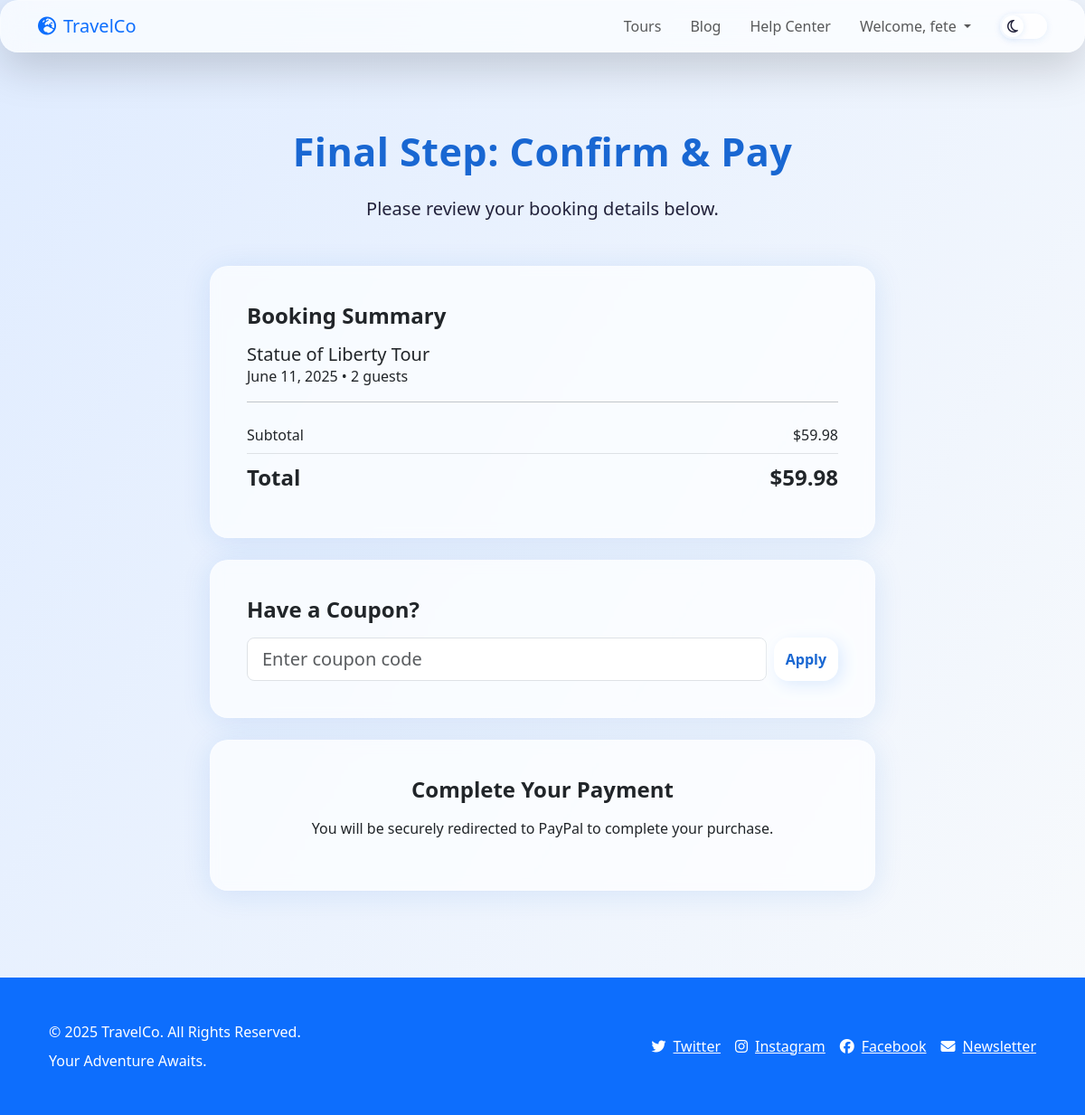
The page /booking/process/6/ (signed in) on the database its author committed.
### bookings/models.py (models this page shows, shortened)
class Booking(models.Model):
    STATUS_CHOICES = (
        ('PENDING', 'Pending'),
        ('CONFIRMED', 'Confirmed'),
        ('CANCELLED', 'Cancelled'),
    )
    user = models.ForeignKey(settings.AUTH_USER_MODEL, on_delete=models.CASCADE, related_name='bookings')
    tour = models.ForeignKey(Tour, on_delete=models.CASCADE, related_name='bookings')
    booking_date = models.DateField()
    number_of_guests = models.PositiveIntegerField(default=1)
    total_price = models.DecimalField(max_digits=10, decimal_places=2)
    status = models.CharField(max_length=10, choices=STATUS_CHOICES, default='PENDING')
    created_at = models.DateTimeField(auto_now_add=True)

### tours/models.py (models this page shows, shortened)
class Tour(models.Model):
    name = models.CharField(max_length=200)
    slug = models.SlugField(unique=True, blank=True)
    city = models.ForeignKey(City, on_delete=models.CASCADE, related_name='tours')
    description = models.TextField()
    price = models.DecimalField(max_digits=10, decimal_places=2)
    duration_days = models.IntegerField()
    max_guests = models.PositiveIntegerField(default=15)

### bookings/views.py (the view, shortened to what this page needs)
# urls.py: path('process/<int:booking_id>/', views.process_payment, name='process_payment'),
def process_payment(request, booking_id):
    booking = get_object_or_404(Booking, id=booking_id)
    coupon_apply_form = CouponApplyForm(request.POST or None)
    discount = 0
    final_price = booking.total_price
    if discount > 0:
        final_price = final_price - (final_price * (discount / 100))
    wallet_deduction = 0
    try:
        wallet = request.user.wallet
        if wallet.balance > 0:
            if wallet.balance >= final_price:
                wallet_deduction = final_price
            else:
                wallet_deduction = wallet.balance
            final_price -= wallet_deduction
    except Wallet.DoesNotExist:
        wallet = None  # Shouldn't happen if wallet is auto-created via signal
    if final_price <= 0:
        form = None  # No PayPal payment needed
    context = {
        'booking': booking,
        'form': form,
        'coupon_apply_form': coupon_apply_form,
        'discount': discount,
        'wallet_deduction': wallet_deduction,
        'final_price': final_price + wallet_deduction,  # Original total before wallet
        'price_to_pay': final_price,  # What the user still owes
        'wallet_covers_all': final_price <= 0,
    }
    return render(request, 'bookings/process_payment.html', context)

### promotions/forms.py
class CouponApplyForm(forms.Form):
    code = forms.CharField(label="Coupon Code")

### templates/bookings/process_payment.html (shortened to what this page needs)
{% extends 'base.html' %}
{% load promotion_tags %}
{% block content %}
<section class="py-5">
    <div class="container">
        <div class="row justify-content-center">
            <div class="col-lg-8">
                <div class="text-center mb-5">
                    <h1 class="section-title" data-aos="fade-up">Final Step: Confirm & Pay</h1>
                    <p class="fs-5 text-text-light" data-aos="fade-up" data-aos-delay="100">Please review your booking details below.</p>
                </div>
                <div class="card glass tour-card p-4 mb-4" data-aos="fade-up" data-aos-delay="200">
                    <div class="card-body">
                        <h3 class="card-title fs-4 fw-bold mb-3">Booking Summary</h3>
                        <div class="d-flex align-items-center mb-3">
                            <div>
                                <h4 class="mb-0 fs-5">{{ booking.tour.name }}</h4>
                                <p class="text-text-light mb-0">{{ booking.booking_date|date:"F d, Y" }} • {{ booking.number_of_guests }} guest{{ booking.number_of_guests|pluralize }}</p>
                            </div>
                        </div>
                        <hr>
                        <ul class="list-group list-group-flush">
                            <li class="list-group-item d-flex justify-content-between align-items-center bg-transparent px-0">
                                Subtotal
                                <span>${{ booking.total_price|floatformat:2 }}</span>
                            </li>
                            <li class="list-group-item d-flex justify-content-between align-items-center bg-transparent px-0 fw-bold fs-4">
                                Total
                                <span>${{ final_price|floatformat:2 }}</span>
                            </li>
                        </ul>
                    </div>
                </div>
                <div class="card glass tour-card p-4 mb-4" data-aos="fade-up" data-aos-delay="300">
                    <div class="card-body">
                        <h3 class="card-title fs-4 fw-bold mb-3">Have a Coupon?</h3>
                        <form action="{% url 'process_payment' booking.id %}" method="post" class="d-flex gap-2">
                            <input type="text" name="{{ coupon_apply_form.code.name }}" id="{{ coupon_apply_form.code.id_for_label }}" class="form-control form-control-lg" placeholder="Enter coupon code">
                            <button type="submit" class="btn btn-custom fw-bold">Apply</button>
                        </form>
                    </div>
                </div>
                <div class="card glass tour-card p-4" data-aos="fade-up" data-aos-delay="400">
                    <div class="card-body text-center">
                        <h3 class="card-title fs-4 fw-bold mb-3">Complete Your Payment</h3>
                        <p class="text-text-light">You will be securely redirected to PayPal to complete your purchase.</p>
                    </div>
                </div>
            </div>
        </div>
    </div>
</section>
{% endblock %}

### templates/base.html (shortened to what this page needs)
{% load static %}
<!doctype html>
<html lang="en" data-theme="light">
<head>
    <link href="https://cdn.jsdelivr.net/npm/bootstrap@5.3.3/dist/css/bootstrap.min.css" rel="stylesheet">
    <link rel="stylesheet" href="https://cdnjs.cloudflare.com/ajax/libs/font-awesome/6.4.2/css/all.min.css"/>
    <link href="https://cdn.jsdelivr.net/npm/aos@2.3.4/dist/aos.css" rel="stylesheet">
</head>
<body class="relative" style="background: var(--bg-gradient);">
    <div class="bg-bubbles z-0">
    </div>
    <header class="relative z-10">
        <nav class="navbar navbar-expand-md fixed-top glass shadow-lg" id="mainNavbar">
            <div class="container">
                <a class="navbar-brand font-bold text-2xl text-primary" href="{% url 'home' %}">
                    <i class="fa-solid fa-earth-europe me-2 text-accent"></i>TravelCo
                </a>
                <div class="collapse navbar-collapse" id="navbarNav">
                    <ul class="navbar-nav ms-auto align-items-center">
                        <li class="nav-item">
                            <a class="nav-link px-3 py-2" href="{% url 'tour_list' %}">Tours</a>
                        </li>
                        <li class="nav-item">
                            <a class="nav-link px-3 py-2" href="{% url 'post_list' %}">Blog</a>
                        </li>
                        <li class="nav-item">
                            <a class="nav-link px-3 py-2" href="#">Help Center</a>
                        </li>
                        {% if user.is_authenticated %}
                        <li class="nav-item dropdown">
                            <a class="nav-link dropdown-toggle px-3 py-2" href="#" id="userDropdown" role="button" data-bs-toggle="dropdown" aria-expanded="false">
                                Welcome, {{ user.username }}
                            </a>
                        </li>
                        {% endif %}
                        <li class="nav-item ms-3">
                            <div id="themeToggle" class="toggle-switch" title="Toggle dark/light mode" data-active="false" tabindex="0" role="switch" aria-checked="false">
                                <span class="toggle-thumb d-flex align-items-center justify-content-center">
                                    <i class="fa-regular fa-moon" id="themeIcon"></i>
                                </span>
                            </div>
                        </li>
                    </ul>
                </div>
            </div>
        </nav>
    </header>
    <main class="relative z-10 pt-5 mt-5">
        {% block content %}
        {% endblock %}
    </main>
<footer class="py-5 bg-primary text-white mt-5 relative z-20">
    <div class="container px-4">
        <div class="row align-items-center">
            <div class="col-md-6 mb-3 mb-md-0">
                <p class="mb-2 text-lg font-semibold">© {% now "Y" %} TravelCo. All Rights Reserved.</p>
                <p class="mb-0 text-sm opacity-80">Your Adventure Awaits.</p>
            </div>
            <div class="col-md-6">
                <div class="d-flex flex-column flex-md-row justify-content-md-end gap-3">
                    <a href="https://twitter.com" class="footer-link text-white opacity-80 hover:opacity-100 transition">
                        <i class="fa-brands fa-twitter me-2"></i>Twitter
                    </a>
                    <a href="https://instagram.com" class="footer-link text-white opacity-80 hover:opacity-100 transition">
                        <i class="fa-brands fa-instagram me-2"></i>Instagram
                    </a>
                    <a href="https://facebook.com" class="footer-link text-white opacity-80 hover:opacity-100 transition">
                        <i class="fa-brands fa-facebook me-2"></i>Facebook
                    </a>
                    <a href="#" class="footer-link text-white opacity-80 hover:opacity-100 transition">
                        <i class="fa-solid fa-envelope me-2"></i>Newsletter
                    </a>
                </div>
            </div>
        </div>
    </div>
</footer>
</body>
</html>

### templates/base.html (style rules this page uses)
html { font-family: 'Poppins', sans-serif; }
body { min-height: 100vh; background: var(--bg-gradient); color: var(--text-main); transition: background 0.6s cubic-bezier(.4,0,.2,1), color 0.3s; }
:root { --primary: #1967d2; --accent: #22d3ee; --white: #fff; --glass: rgba(255,255,255,0.70); --bg-gradient: linear-gradient(120deg, #e0ecff 0%, #f8fafc 100%); --text-main: #22223b; --text-light: #767b91; --shadow-soft: 0 4px 32px 0 rgba(25,103,210,0.12); --noisy: url('https://www.transparenttextures.com/patterns/noise.png'); }
.glass { background: var(--glass); box-shadow: 0 8px 32px 0 rgba(31,38,135,0.13); backdrop-filter: blur(13px) saturate(1.3); -webkit-backdrop-filter: blur(13px) saturate(1.3); border-radius: 1.25rem; border: 1px solid rgba(255,255,255,0.22); }
.btn-custom { background: var(--white); color: var(--primary); box-shadow: 4px 4px 18px 0 #dbeafe, -4px -4px 18px 0 #ffffff; border-radius: 1em; transition: box-shadow .3s, background .3s, color .3s; }
.tour-card { box-shadow: var(--shadow-soft); background: var(--glass); backdrop-filter: blur(7px) saturate(1.25); transition: box-shadow 0.3s, transform 0.3s, background 0.3s; border-radius: 1.25rem; }
.section-title { font-size: 2.25rem; font-weight: 700; color: var(--primary); letter-spacing: .01em; margin-bottom: 1.5rem; }
.toggle-switch { width: 52px; height: 28px; background: var(--glass); border-radius: 16px; position: relative; cursor: pointer; box-shadow: 0 2px 8px rgba(25,103,210,0.09); transition: background .3s; display: flex; align-items: center; justify-content: flex-start; padding: 2px; }
.toggle-thumb { width: 24px; height: 24px; border-radius: 50%; background: var(--white); box-shadow: 0 1px 7px 0 rgba(25,103,210,0.12); display: flex; align-items: center; justify-content: center; font-size: 1rem; transition: background .3s; }
h1, .hero-title { font-size: clamp(2.2rem, 7vw, 3.7rem); font-weight: 700; line-height: 1.12; }
h2, .section-title { font-size: clamp(1.6rem, 4vw, 2.7rem); }
.bg-bubbles { position: fixed; top: 0; left: 0; width: 100vw; height: 100vh; z-index: 0; pointer-events: none; overflow: hidden; }

### rows shown on the page
Booking: tour.name "Statue of Liberty Tour", booking_date "June 11, 2025", number_of_guests "2", total_price "59.98"

### other values the page prints
{{ user.username }} "fete"
{{ final_price|floatformat:2 }} "59.98"
